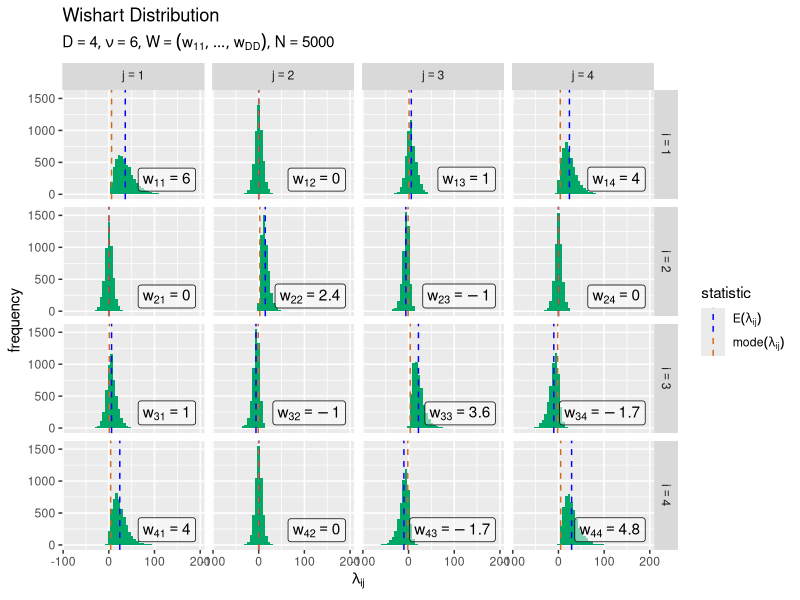

Generate this figure with R:
## ---- chunk 1
knitr::opts_chunk$set(
  echo = TRUE, 
  message = FALSE, error = FALSE, warning = FALSE # メッセージを非表示
)
## ---- chunk 2
# 次元数を指定
D <- 3

# 自由度を指定
nu <- D

# 逆スケール行列を指定
w_dd <- c(
  1.2, 0.6, -1.5, 
  0.6, 2.4, 0.4, 
  -1.5, 0.4, 3.6
) |> # 値を指定
  matrix(nrow = D, ncol = D) # マトリクスに変換

# 確率変数の値を指定
lambda_dd <- c(
  2, 0, -1, 
  0, 2.4, 0.4, 
  -1, 0.4, 4
) |> # 値を指定
  matrix(nrow = D, ncol = D) # マトリクスに変換
## ---- chunk 3
# 定義式により確率密度を計算
C_w1 <- 1 / sqrt(det(w_dd))^nu / sqrt(2)^(nu*D) / sqrt(pi)^(0.5*D*(D-1))
C_w2 <- 1 / prod(gamma(0.5 * (nu + 1 - 1:D)))
dens <- C_w1 * C_w2 * sqrt(det(lambda_dd))^(nu-D-1) * exp(-0.5 * sum(diag(solve(w_dd) %*% lambda_dd)))
dens
## ---- chunk 4
# 対数をとった定義式により確率密度を計算
log_C_w1 <- -0.5 * (nu*log(det(w_dd)) + nu*D*log(2) + 0.5*D*(D-1)*log(pi))
log_C_w2 <- -sum(lgamma(0.5 * (nu + 1 - 1:D)))
log_dens <- log_C_w1 + log_C_w2 + 0.5 * ((nu - D - 1) * log(det(lambda_dd)) - sum(diag(solve(w_dd) %*% lambda_dd)))
dens <- exp(log_dens)
dens; log_dens
## ---- chunk 5
# ウィシャート分布の関数により確率密度を計算
dens <- MCMCpack::dwish(W = lambda_dd, v = nu, S = w_dd)
dens
## ---- chunk 6
# 期待値を計算
E_lambda_dd <- nu * w_dd
E_lambda_dd
## ---- chunk 7
# 成分を指定
i <- 1
j <- 2

# 指定した成分の分散を計算
V_lambda_ij <- nu * (w_dd[i, j]^2 + w_dd[i, i] * w_dd[j, j])
V_lambda_ij
## ---- chunk 8
# 対角成分を行方向に複製した行列を作成
w_ii <- w_dd |> 
  diag() |> # 対角成分を抽出
  rep(each = D) |> # 対角成分を複製
  matrix(nrow = D, ncol = D, byrow = TRUE) # マトリクスに変換

# 全ての成分の分散を計算
V_lambda_dd <- nu * (w_dd^2 + w_ii * t(w_ii))
V_lambda_dd; w_ii
## ---- chunk 9
# 最頻値を計算:(ν > D+1)
mode_lambda_dd <- (nu - D - 1) * w_dd
mode_lambda_dd
## ---- chunk 10
### 資料作成用

# チェック用
library(ggplot2)
## ---- chunk 11
# 次元数を指定
D <- 4

# 自由度を指定
nu <- D + 2

# 逆スケール行列を指定
w_dd <- c(
  6,  0, 1, 4, 
  0,  2.4, -1, 0, 
  1, -1, 3.6, -1.7, 
  4, 0,  -1.7, 4.8
) |> # 値を指定
  matrix(nrow = D, ncol = D) # マトリクスに変換

# 逆スケール行列をランダムに設定
#w_dd <- rWishart(n = 1, df = D, Sigma = diag(D))[, , 1]

# データ数(サンプルサイズ)を指定
N <- 5000
## ---- chunk 12
# ウィシャート分布に従う乱数を生成
lambda_ddn <- rWishart(n = N, df = nu, Sigma = w_dd)

# サンプルを格納
data_df <- tidyr::expand_grid(
  n = 1:N, # データ番号
  i = 1:D, # 行インデックス
  j = 1:D  # 列インデックス
) |> # 全ての組み合わせを作成
  #dplyr::filter(i <= j) |> # 重複を削除
  dplyr::group_by(n, i, j) |> # 値の抽出用にグループ化
  dplyr::mutate(
    lambda = lambda_ddn[i, j, n]
  ) |> # 次元ごとに値を抽出
  dplyr::ungroup() # グループ化を解除
data_df
## ---- chunk 13
# 統計量を計算
stat_df <- tidyr::expand_grid(
  i = 1:D, # 行インデックス
  j = 1:D  # 列インデックス
) |> # 全ての組み合わせを作成
  #dplyr::filter(i <= j) |> # 重複を削除
  dplyr::group_by(i, j) |> # 値の抽出用にグループ化
  dplyr::mutate(
    mean = nu * w_dd[i, j], # 期待値
    mode = dplyr::if_else(
      condition = nu > D + 1, 
      true = (nu - D - 1) * w_dd[i, j], 
      false = as.numeric(NA)
    ) # 最頻値
  ) |> # 次元ごとに統計量を計算
  dplyr::ungroup() |> # グループ化を解除
  tidyr::pivot_longer(
    cols = c(mean, mode), 
    names_to = "type", 
    values_to = "statistic"
  )
stat_df
## ---- chunk 14
# 逆スケール行列ラベルを作成
label_df <- tidyr::expand_grid(
  i = 1:D, # 行インデックス
  j = 1:D  # 列インデックス
) |> # 全ての組み合わせを作成
  #dplyr::filter(i <= j) |> # 重複を削除
  dplyr::group_by(i, j) |> # 値の抽出用にグループ化
  dplyr::mutate(
    label = paste0("w[", i, j, "]==", round(w_dd[i, j], 2))
  ) |> # 次元ごとにラベルを作成
  dplyr::ungroup() # グループ化を解除
label_df
## ---- chunk 15
# 凡例用の設定を作成:(数式表示用)
color_vec <- c(mean = "blue", mode = "chocolate")
label_vec <- c(mean = expression(E(lambda[ij])), mode = expression(mode(lambda[ij])))
## ---- chunk 16
# サンプルのヒストグラムを作成
ggplot() + 
  geom_histogram(data = data_df, mapping = aes(x = lambda, y = ..count..), 
                 bins = 50, fill = "#00A968") + # サンプル
  geom_vline(data = stat_df, mapping = aes(xintercept = statistic, color = type), 
             linetype = "dashed") + # 統計量
  geom_label(data = label_df, mapping = aes(x = max(lambda_ddn), y = N*0.01, label = label), 
             parse = TRUE, vjust = "inward", hjust = "inward", alpha = 0.5) + # パラメータラベル
  facet_grid(i ~ j, labeller = label_bquote(rows = i==.(i), cols = j==.(j))) + # グラフの分割
  scale_color_manual(values = color_vec, labels = label_vec, name = "statistic") + # 線の色:(数式表示用)
  theme(legend.text.align = 0) + # 図の体裁:凡例
  labs(title = "Wishart Distribution", 
       subtitle = parse(text = paste0("list(D==", D, ", nu==", nu, ", W==(list(w[11], ..., w[DD])), N==", N, ")")), 
       x = expression(lambda[ij]), y = "frequency")
